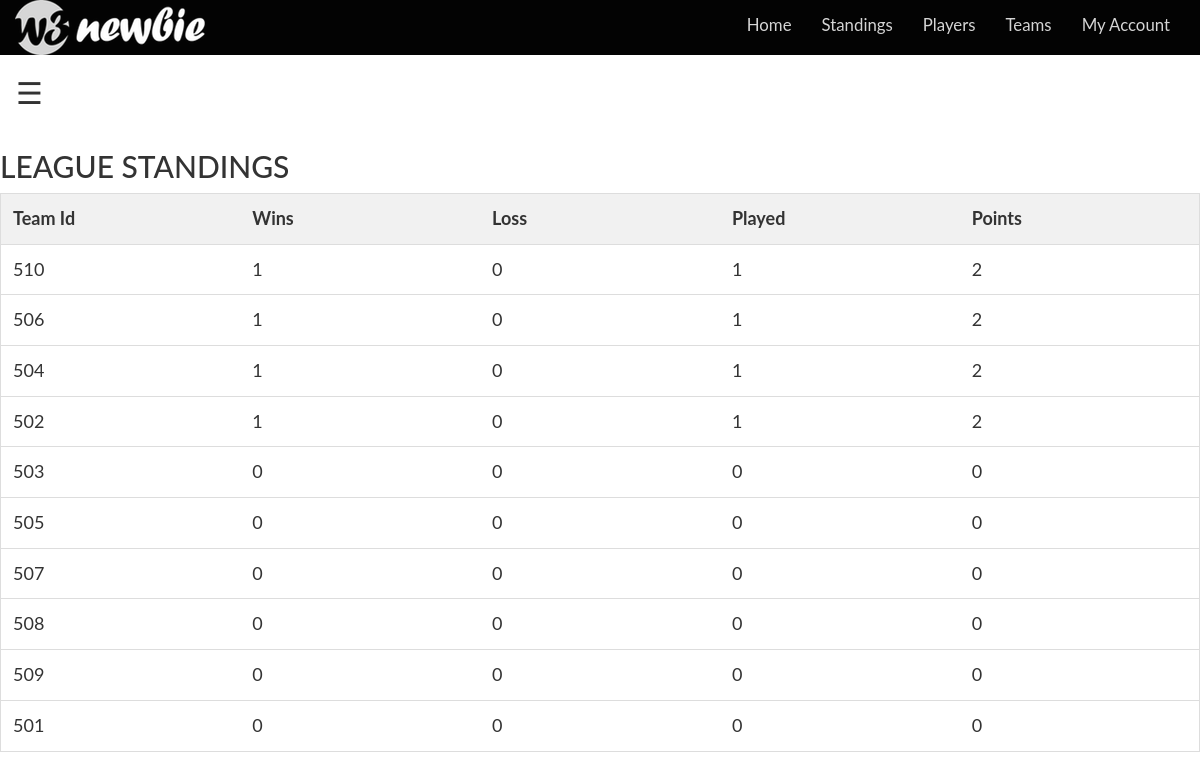
/standingssec.php (signed in), run on the app's committed database.
### tables this page shows
CREATE TABLE `standings` (
  `standingId` int(11) NOT NULL,
  `teamId` int(11) NOT NULL,
  `win` int(11) NOT NULL,
  `loss` int(11) NOT NULL,
  `played` int(11) NOT NULL,
  `points` int(11) NOT NULL
);

### standingssec.php (the view, shortened to what this page needs)
<?php
    require_once "connection.php";
?>
<!DOCTYPE html>
<html>
<head>
  <link rel="stylesheet" href="https://maxcdn.bootstrapcdn.com/bootstrap/3.3.7/css/bootstrap.min.css">
  <link rel="stylesheet" href="https://cdnjs.cloudflare.com/ajax/libs/font-awesome/4.7.0/css/font-awesome.min.css">
  <link rel="stylesheet" type="text/css" href="css.css">
</head>
<body>
<nav class="navbar navbar-inverse">
      <div class="container-fluid">
        <div class="navbar-header">
          <a href="#" class="navbar-nav navbar navbar-right"><img src="img/w3newbie.png"></a>
        </div>
        <div class="collapse navbar-collapse" id="myNavbar">
          <ul class="nav navbar-nav navbar-right">
            <li><a href="home.php">Home</a> </li>
            <li> <a href="standings.php">Standings</a></li>
            <li> <a href="players.php">Players</a></li>
                    <li> <a href="teams.php">Teams</a></li>
                    <li> <a href="form.php">My Account</a></li>
          </ul>
        </div>
      </div>
   </nav>
<div id="main">
    <span style="font-size:30px;cursor:pointer" onclick="openNav()">&#9776;</span>
</div>
<h2>LEAGUE STANDINGS</h2>
<table id="myTable">
  <tr class="header">
    <th style="width:20%;">Team Id</th>
    <th style="width:20%;">Wins</th>
    <th style="width:20%;">Loss</th>
    <th style="width:20%;">Played</th>
    <th style="width:20%;">Points</th>
    </tr>
  <?php
$select_qry = "SELECT * FROM `standings` ORDER BY `points` DESC";
$results=$conn->query($select_qry);
if ($results->num_rows>0){
  while ($row=$results->fetch_assoc()) {
 ?>
  <tr>
  <td align="center" scope="row"><?php echo $row["teamId"]; ?></td>
  <td align="center" scope="row"><?php echo $row["win"]; ?></td>
  <td align="center" scope="row"><?php echo $row["loss"]; ?></td>
  <td align="center" scope="row"><?php echo $row["played"]; ?></td>
  <td align="center" scope="row"><?php echo $row["points"]; ?></td>
 </tr>
 <?php
 }
}else {
  echo "0 results";
 }
    ?>
</table>
</body>
</html>

### css.css (style rules this page uses)
.navbar { margin-bottom: 0; border-radius: 0; background-color: #030303; color: #FFF padding: 1% 0; font-size: 1.2em; border:0; }
.navbar-inverse .navbar-nav li a { color: #D5D5D5; }

### standingssec.php (style rules this page uses)
* { box-sizing: border-box; }
.navbar { margin-bottom: 0; border-radius: 0; background-color: #030303; color: #FFF padding: 1% 0; font-size: 1.2em; border:0; }
#myTable { border-collapse: collapse; width: 100%; border: 1px solid #ddd; font-size: 18px; }
#myTable th, #myTable td { text-align: left; padding: 12px; }
#myTable tr { border-bottom: 1px solid #ddd; }
#myTable tr.header, #myTable tr:hover { background-color: #f1f1f1; }
body { font-family: "Lato", sans-serif; transition: background-color .5s; }
#main { transition: margin-left .5s; padding: 16px; }

### data on the page
standings: teamId "510", win "1", loss "0", played "1", points "2"
standings: teamId "506", win "1", loss "0", played "1", points "2"
standings: teamId "504", win "1", loss "0", played "1", points "2"
standings: teamId "502", win "1", loss "0", played "1", points "2"
standings: teamId "503", win "0", loss "0", played "0", points "0"
standings: teamId "505", win "0", loss "0", played "0", points "0"
standings: teamId "507", win "0", loss "0", played "0", points "0"
standings: teamId "508", win "0", loss "0", played "0", points "0"
standings: teamId "509", win "0", loss "0", played "0", points "0"
standings: teamId "501", win "0", loss "0", played "0", points "0"
